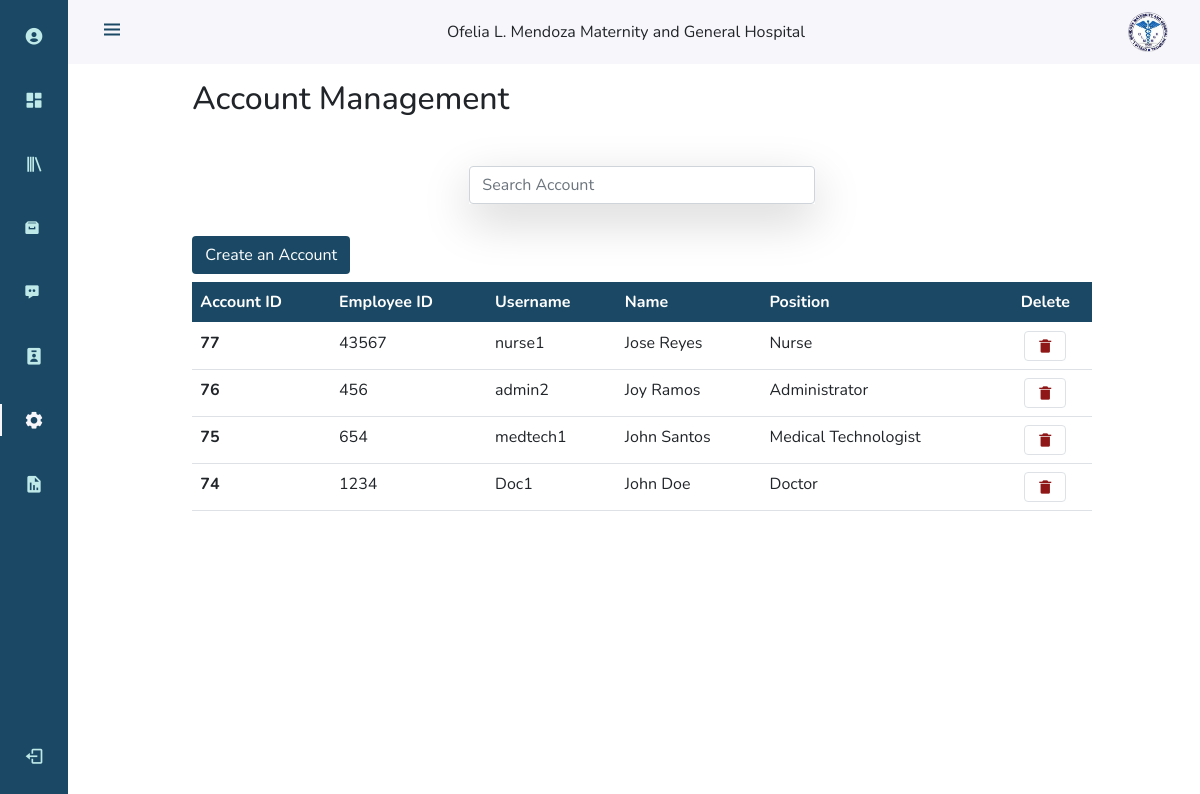
Screenshot of /php/account_management/account_management.php (signed in) with the database file from the repository.
### tables this page shows
CREATE TABLE `tbl_accounts` (
  `acc_id` int(40) NOT NULL,
  `auto_id` varchar(255) NOT NULL,
  `username` varchar(100) NOT NULL,
  `password` varchar(300) NOT NULL,
  `first_name` varchar(100) NOT NULL,
  `middle_name` varchar(100) DEFAULT NULL,
  `last_name` varchar(100) NOT NULL,
  `email` varchar(60) NOT NULL,
  `emp_id` varchar(100) NOT NULL,
  `position` varchar(40) NOT NULL,
  `date_created` date DEFAULT NULL,
  `time_created` time DEFAULT NULL
);

### php/account_management/account_management.php (the view, shortened to what this page needs)
<?php
include_once '../dbconn.php';
?>
<!DOCTYPE html>
<html lang="en">
<head>
    <link href="https://cdn.jsdelivr.net/npm/bootstrap@5.0.2/dist/css/bootstrap.min.css" rel="stylesheet">
    <link href='https://unpkg.com/boxicons@2.0.9/css/boxicons.min.css' rel='stylesheet'>
    <link rel="stylesheet" href="../../css/account_management.css">
    <link rel="stylesheet" href="../../css/nav.css">
</head>
<body id="body-pd">
<?php include_once '../admin_nav.php';?>
    <div class="row">
        <div class="col-12">
                        <div class="row justify-content-center">
                            <div class="col-10 mx-5 my-3">
                                <h2>Account Management</h2>
                            </div>
                        </div>
                        <div class="row my-4 justify-content-center">
                            <div class="col-md-4">
                                <form>
                                        <div class="form-group shadow-lg">
                                            <input type="text" class="form-control" id="search_account" placeholder="Search Account">
                                        </div>
                                </form>
                            </div>
                        </div>
                        <div class="row justify-content-center">
                            <div class="col-md-10">
                                <div class="row my-2">
                                    <div class="col-md-4">
                                        <form>
                                            <a href="registration.php">
                                                <div class="form-group btn add_patient text-white">
                                                    Create an Account
                                                </div>
                                            </a>
                                        </form>
                                    </div>
                                </div>
                                <table class="table">
                                    <thead class="text-white">
                                        <tr>
                                            <th scope="col">Account ID</th>
                                            <th scope="col">Employee ID</th>
                                            <th scope="col">Username</th>
                                            <th scope="col">Name</th>
                                            <th scope="col">Position</th>
                                            <th scope="col" class="text-center">Delete</th>
                                        </tr>
                                    </thead>
                                    <tbody>
                                            <?php
                                            include_once '../dbconn.php';
                                            $get_accounts_stmt = $connection->prepare("SELECT * FROM tbl_accounts where acc_id != ? ORDER BY date_created,time_created DESC");
                                            $get_accounts_stmt->bind_param("s", $_SESSION['ID']);
                                            $get_accounts_stmt->execute();
                                            $accounts_result = $get_accounts_stmt->get_result();
                                            if($accounts_result->num_rows>0)
                                            {
                                                while($row_account = $accounts_result -> fetch_assoc())
                                                {
                                                    echo "
                                                    <tr>
                                                        <th scope='row'>".$row_account["acc_id"]."</th>
                                                        <td>".$row_account["emp_id"]."</td>
                                                        <td>".$row_account["username"]."</td>
                                                        <td>".$row_account["first_name"]." ".$row_account["middle_name"]." ".$row_account["last_name"]."</td>
                                                        <td>".$row_account["position"]."</td>
                                                        <td class='text-center'><i class='bx bxs-trash-alt btn border delete' id='".$row_account["acc_id"]."' title='Delete'></i></td>
                                                    </tr>";
                                                }
                                            }
                                            ?>
                                    </tbody>
                                </table>
                            </div>
                        </div>
                </div>
        </div>
</body>
</html>

### php/admin_nav.php (shortened to what this page needs)
<?php
include_once '../dbconn.php';
$ID = $_SESSION['ID'];
 $sql = "SELECT * FROM tbl_accounts where acc_id = '$ID'";
 $result = $conn -> query($sql);
 if($result->num_rows>0)
 {
    while($row = $result -> fetch_assoc())
    {
         $active_account_name = $row['first_name'];
         echo '
        <header class="header" id="header">
            <div class="header_toggle"> <i class="bx bx-menu" id="header-toggle"></i> </div>
            <div>  Ofelia L. Mendoza Maternity and General Hospital </div>
            <div class="header_img"> <img src="../../images/ofelia_logo.png" alt=""> </div>
        </header>
        <div class="l-navbar" id="nav-bar">
            <nav class="nav nav_class">
                <div>
                    <div class="nav_list">
                        <a href="../profile/view_profile.php" class="nav_link" title="Profile" id="profile_link"> <i class="bx bxs-user-circle nav_icon"></i> <span class="nav_name">'.$active_account_name.'</span> </a>
                        <a href="../dashboard/dashboard.php" class="nav_link" title="Dashboard" id="dashboard_link"> <i class="bx bxs-dashboard nav_icon"></i> <span class="nav_name">Dashboard</span> </a>
                        <a href="../patients_record_management/patients_records.php" title="Patients Records" class="nav_link" id="record_management_link"> <i class="bx bx-library nav_icon"></i> <span class="nav_name">Patients Records</span> </a>
                        <a href="../patients_record_archive/patients_archive.php" title="Patient Archived Records" class="nav_link" id="archive_link"> <i class="bx bxs-archive"></i> <span class="nav_name">Patients Record Archive</span> </a>
                        <a href="../patients_follow_ups/patients_follow_ups.php" title="Patients Follow Ups" class="nav_link" id="followup_link"><i class="bx bxs-message-dots"></i> <span class="nav_name"> Patients Follow Ups <sup></sup></span></a>
                        <a href="../patients/patients.php" class="nav_link" title="Patients" id ="patients_link"> <i class="bx bxs-user-badge nav_icon"></i> <span class="nav_name">Patients</span> </a>
                        ';
                        if(isset($_SESSION["position"]) && $_SESSION["position"]=="Administrator"){
                        echo'
                        <a href="../account_management/account_management.php" title="Accounts Management" class="nav_link" id="account_management_link"> <i class="bx bxs-cog nav_icon"></i> <span class="nav_name">Accounts Management</span> </a>
                        <a href="../report_generation/report_generation.php" title="Reports" class="nav_link" id="report_generation_link"> <i class="bx bxs-report nav_icon"></i> <span class="nav_name">Generate Reports</span> </a>
                        ';}
                        echo'
                    </div>
                </div>
                <a onclick="logout()" title="Sign Out" id="logout" class="nav_link"> <i class="bx bx-log-out nav_icon"></i> <span class="nav_name">Log out</span> </a>
            </nav>
        </div> ';
    }
 }
?>

### css/account_management.css (style rules this page uses)
thead { background-color: rgb(27, 73, 101); }
#account_management_link { color: #F7F6FB; }
#account_management_link::before { content: ''; position: absolute; left: 0; width: 2px; height: 32px; background-color:#F7F6FB; }
.btn.add_patient { background-color: rgb(27, 73, 101); outline: none; }
.btn.delete { background-color: white; color: rgb(143, 23, 23); }

### css/nav.css (style rules this page uses)
:root { --header-height: 3rem; --nav-width: 68px; --first-color: #1B4965; --first-color-light: #BEE9E8; --white-color: #F7F6FB; --body-font: 'Nunito', sans-serif; --normal-font-size: 1rem; --z-fixed: 100 }
body { position: relative; margin: var(--header-height) 0 0 0; padding: 0 1rem; font-family: var(--body-font); font-size: var(--normal-font-size); transition: .5s }
a { text-decoration: none }
.header { width: 100%; height: var(--header-height); position: fixed; top: 0; left: 0; display: flex; align-items: center; justify-content: space-between; padding: 0 1rem; background-color: var(--white-color); z-index: var(--z-fixed); transition: .5s }
.header_toggle { color: var(--first-color); font-size: 1.5rem; cursor: pointer }
.header_img { width: 35px; height: 35px; display: flex; justify-content: center; border-radius: 50%; overflow: hidden }
.header_img img { width: 40px }
.l-navbar { position: fixed; top: 0; left: -30%; width: var(--nav-width); height: 100vh; background-color: var(--first-color); padding: .5rem 1rem 0 0; transition: .5s; z-index: var(--z-fixed) }
.nav_class { height: 100%; display: flex; flex-direction: column; justify-content: space-between; overflow: hidden }
.nav_logo, .nav_link { display: grid; grid-template-columns: max-content max-content; align-items: center; column-gap: 1rem; padding: .5rem 0 .5rem 1.5rem }
.nav_link { position: relative; color: var(--first-color-light); margin-bottom: 1.5rem; transition: .3s }
.nav_icon { font-size: 1.25rem }
#logout { cursor: pointer; }
@media screen and (min-width: 768px) { body { margin: calc(var(--header-height) + 1rem) 0 0 0; padding-left: calc(var(--nav-width) + 2rem) } }
@media screen and (min-width: 768px) { .header { height: calc(var(--header-height) + 1rem); padding: 0 2rem 0 calc(var(--nav-width) + 2rem) } }
@media screen and (min-width: 768px) { .header_img { width: 40px; height: 40px } }
@media screen and (min-width: 768px) { .header_img img { width: 45px } }
@media screen and (min-width: 768px) { .l-navbar { left: 0; padding: 1rem 1rem 0 0 } }

### rows the page displays
tbl_accounts: acc_id "77", emp "43567", username "nurse1", first_name "Jose", last_name "Reyes", position "Nurse"
tbl_accounts: acc_id "76", emp "456", username "admin2", first_name "Joy", last_name "Ramos", position "Administrator"
tbl_accounts: acc_id "75", emp "654", username "medtech1", first_name "John", last_name "Santos", position "Medical Technologist"
tbl_accounts: acc_id "74", emp "1234", username "Doc1", first_name "John", last_name "Doe", position "Doctor"
